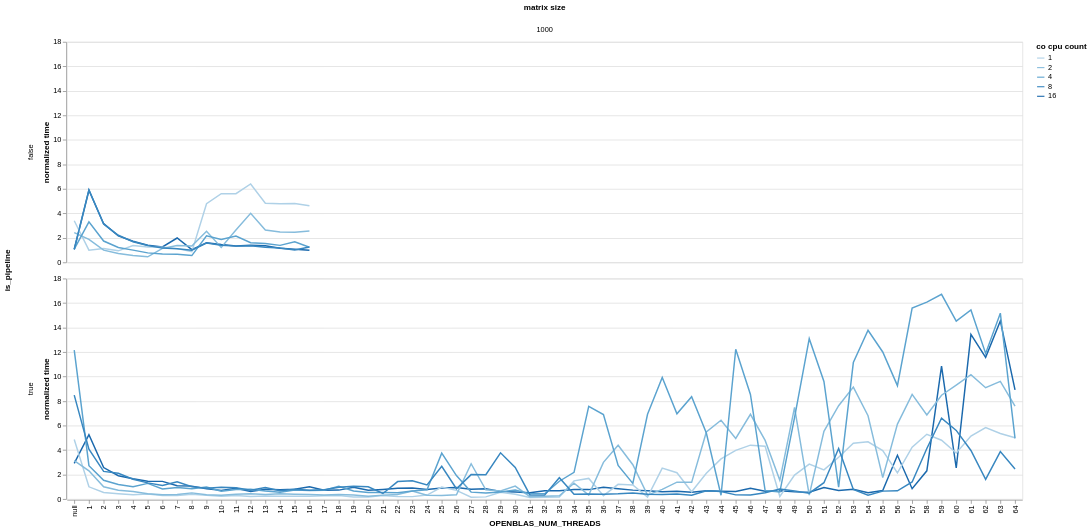

Notebook code for this chart:
### Code cell
(
    df
    .filter(
        pl.col('library benchmarked') == 'openblas',
    )
    .with_columns(
        norm_time().alias('normalized time'),
    )
    .plot.line(
        x='OPENBLAS_NUM_THREADS:O',
        y='normalized time:Q',
        color='co cpu count:O',
        # color=alt.Color('normalized time:Q').scale(scheme="redblue", domainMid=0, reverse=True),
        column='matrix size:O',
        detail='os cpu count:O',
        row='is_pipeline',
    )
)

### Figure 1 — Vega-Lite specification as saved in the notebook (floating-point values rounded to 4 significant figures; data arrays with more than 128 entries replaced by an {"elided": "..."} marker saying what was removed)
{"config": {"view": {"continuousWidth": 300, "continuousHeight": 300}}, "data": {"name": "data-fb29ddd56ef08f56697c3b8e78d438f5"}, "mark": {"type": "line", "tooltip": true}, "encoding": {"color": {"field": "co cpu count", "type": "ordinal"}, "column": {"field": "matrix size", "type": "ordinal"}, "detail": {"field": "os cpu count", "type": "ordinal"}, "row": {"field": "is_pipeline", "type": "nominal"}, "x": {"field": "OPENBLAS_NUM_THREADS", "type": "ordinal"}, "y": {"field": "normalized time", "type": "quantitative"}}, "params": [{"name": "param_86", "select": {"type": "interval", "encodings": ["x", "y"]}, "bind": "scales"}], "$schema": "https://vega.github.io/schema/vega-lite/v5.20.1.json", "datasets": {"data-fb29ddd56ef08f56697c3b8e78d438f5": {"elided": "410 records"}}}
